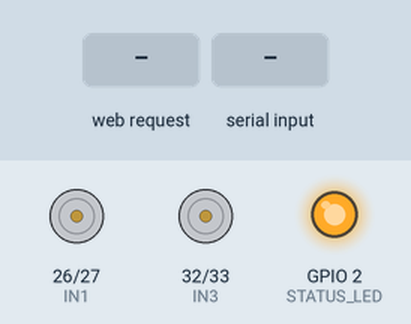
This sketch was run on a simulated ESP32. Shown: motor-driver pin pairs drawn as motors (green arrow = first pin HIGH = forward, orange = second pin HIGH = backward, longer = more drive, scaled by the enable pin), output pins drawn as LEDs (lit = HIGH). The inputs (shaded band) are chosen by the test bench. WiFi joins after 1.5 s; servers stay silent unless stated; what the sketch prints to the serial monitor is not drawn.

Above: at 3.0 s.
3.1 s: HTTP request GET /cmd?c=FORWARD received
At 3.4 s:
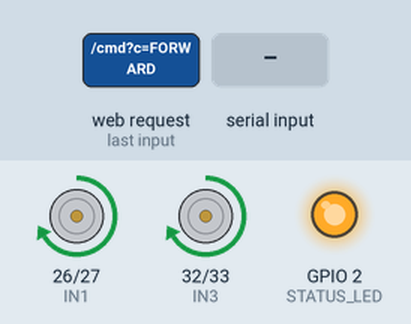
5.6 s: "BACKWARD\n" received over Serial
At 6.4 s:
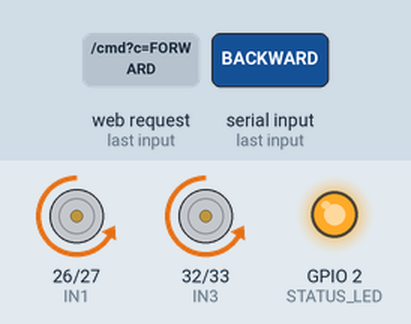
8.1 s: HTTP request GET /cmd?c=LEFT received
At 8.5 s:
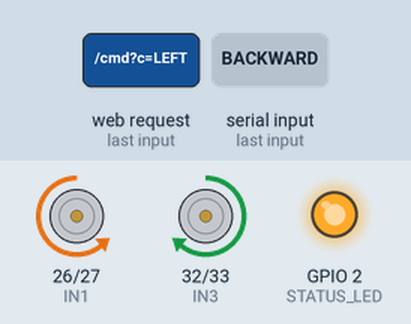
10.6 s: "RIGHT\n" received over Serial
At 11.4 s:
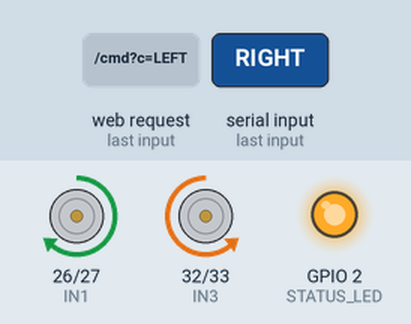
13.1 s: HTTP request GET /cmd?c=BACKWARD received
At 13.5 s:
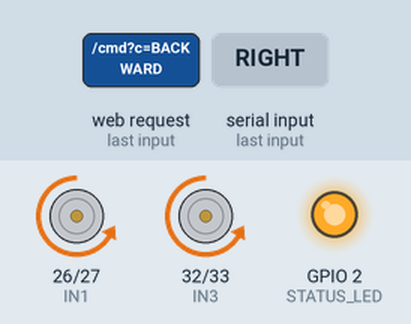
14.6 s: "FORWARD\n" received over Serial
At 16.5 s:
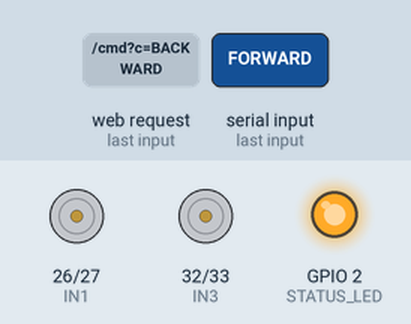
Timing chart, 0 to 17.1 s (numbered marks = the images above; inputs shaded):
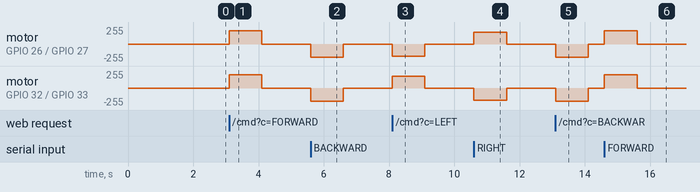

Measured:
- after the input at 3.1 s, motor on GPIO 26 (IN1) / GPIO 27 (IN2), motor on GPIO 32 (IN3) / GPIO 33 (IN4): stopped → forward 200/255 at once, → stopped 1.0 s later
- after the input at 5.6 s, motor on GPIO 26 (IN1) / GPIO 27 (IN2), motor on GPIO 32 (IN3) / GPIO 33 (IN4): stopped → backward 200/255 at once, → stopped 1.0 s later
- after the input at 8.1 s, motor on GPIO 26 (IN1) / GPIO 27 (IN2): stopped → backward 180/255 at once, → stopped 1.0 s later; motor on GPIO 32 (IN3) / GPIO 33 (IN4): stopped → forward 180/255 at once, → stopped 1.0 s later
- after the input at 10.6 s, motor on GPIO 26 (IN1) / GPIO 27 (IN2): stopped → forward 180/255 at once, → stopped 1.0 s later; motor on GPIO 32 (IN3) / GPIO 33 (IN4): stopped → backward 180/255 at once, → stopped 1.0 s later
- after the input at 13.1 s, motor on GPIO 26 (IN1) / GPIO 27 (IN2), motor on GPIO 32 (IN3) / GPIO 33 (IN4): stopped → backward 200/255 at once, → stopped 1.0 s later
- after the input at 14.6 s, motor on GPIO 26 (IN1) / GPIO 27 (IN2), motor on GPIO 32 (IN3) / GPIO 33 (IN4): stopped → forward 200/255 at once, → stopped 1.0 s later

The sketch:

esp32_motor_controller.ino
```cpp
/*
 * ESP32  —  4-Wheel Motor Controller (L298N, Wi-Fi)
 * -------------------------------------------------
 * Joins the same Wi-Fi network as the ESP32-CAM, receives commands over UDP
 * (and answers each one with an ACK), and drives 4 DC motors through one L298N:
 *   - Left  front + left  rear motors in parallel on OUT1 / OUT2  (Motor A)
 *   - Right front + right rear motors in parallel on OUT3 / OUT4  (Motor B)
 *
 * Commands: FORWARD  BACKWARD  LEFT  RIGHT  STOP
 * Other ways to send them (for testing):
 *   - Serial Monitor: type the command and press Enter
 *   - Browser: open http://<ip shown at startup>/  and press the buttons
 *
 * Board: "ESP32 Dev Module"
 *
 * Wiring:
 *   ESP32 GND  ---  L298N GND  ---  Battery (-)
 *
 *   L298N ENA -> GPIO25   (remove the ENA jumper)
 *   L298N IN1 -> GPIO26
 *   L298N IN2 -> GPIO27
 *   L298N IN3 -> GPIO32
 *   L298N IN4 -> GPIO33
 *   L298N ENB -> GPIO14   (remove the ENB jumper)
 */

#include <Arduino.h>
#include <WiFi.h>
#include <WiFiUdp.h>
#include <WebServer.h>

// ---------- settings ----------
const char *WIFI_SSID = "YOUR_WIFI_NAME";      // same network on both boards (2.4 GHz)
const char *WIFI_PASS = "YOUR_WIFI_PASSWORD";
const uint16_t UDP_PORT = 4210;   // must match the ESP32-CAM

// ---- L298N pins ----
#define ENA 25   // left side speed (PWM)
#define IN1 26
#define IN2 27
#define IN3 32
#define IN4 33
#define ENB 14   // right side speed (PWM)

#define STATUS_LED 2   // on-board LED: on = Wi-Fi connected

// ---- tuning ----
#define DRIVE_SPEED 200    // 0..255
#define TURN_SPEED  180    // 0..255
#define MOVE_TIME   1000   // ms each command runs before auto-stop (0 = run until STOP)

WiFiUDP udp;
WebServer server(80);

unsigned long moveStartedAt = 0;
bool moving = false;
bool wifiWasConnected = false;
uint32_t lastSeq = 0;

// ================= motors =================

// dir: +1 forward, -1 backward, 0 stop
void setSide(int pinA, int pinB, int enPin, int dir, int speed) {
  digitalWrite(pinA, dir > 0 ? HIGH : LOW);
  digitalWrite(pinB, dir < 0 ? HIGH : LOW);
  analogWrite(enPin, dir == 0 ? 0 : speed);
}

void drive(int leftDir, int rightDir, int speed) {
  setSide(IN1, IN2, ENA, leftDir,  speed);
  setSide(IN3, IN4, ENB, rightDir, speed);
}

void stopMotors() {
  drive(0, 0, 0);
  moving = false;
}

void forward()  { drive(+1, +1, DRIVE_SPEED); }
void backward() { drive(-1, -1, DRIVE_SPEED); }
void left()     { drive(-1, +1, TURN_SPEED); }   // spin in place to the left
void right()    { drive(+1, -1, TURN_SPEED); }   // spin in place to the right

// Returns false for an unknown command.
bool handleCommand(String cmd, const char *source) {
  cmd.trim();
  cmd.toUpperCase();
  if (cmd.length() == 0) return false;

  Serial.printf("Command: %-8s (from %s)\n", cmd.c_str(), source);

  if      (cmd == "FORWARD")  forward();
  else if (cmd == "BACKWARD") backward();
  else if (cmd == "LEFT")     left();
  else if (cmd == "RIGHT")    right();
  else if (cmd == "STOP")   { stopMotors(); return true; }
  else { Serial.println("  (ignored: unknown command)"); return false; }

  moving = true;
  moveStartedAt = millis();
  return true;
}

// ================= network =================

// Packet format from the ESP32-CAM: "CMD <seq> <COMMAND>"  ->  reply "ACK <seq>"
void handleUdp() {
  int len = udp.parsePacket();
  if (len <= 0) return;

  char buf[64];
  int n = udp.read(buf, sizeof(buf) - 1);
  buf[n > 0 ? n : 0] = '\0';

  uint32_t seq;
  char cmd[16];
  if (sscanf(buf, "CMD %lu %15s", &seq, cmd) != 2) return;   // not for us

  // Always ACK (the camera may have missed our previous ACK) ...
  udp.beginPacket(udp.remoteIP(), udp.remotePort());
  udp.printf("ACK %lu", seq);
  udp.endPacket();

  // ... but run a retried packet only once.
  if (seq == lastSeq) return;
  lastSeq = seq;
  handleCommand(cmd, udp.remoteIP().toString().c_str());
}

const char PAGE[] PROGMEM = R"HTML(<!doctype html><html><head>
<meta name="viewport" content="width=device-width,initial-scale=1">
<title>Motor car</title><style>
body{font-family:sans-serif;text-align:center;background:#111;color:#eee}
.g{display:grid;grid-template-columns:repeat(3,90px);gap:10px;justify-content:center;margin-top:30px}
button{height:90px;font-size:16px;border:0;border-radius:12px;background:#2a6;color:#fff}
#s{background:#c33}
</style></head><body><h2>Motor car</h2><div class="g">
<span></span><button onclick="c('FORWARD')">FORWARD</button><span></span>
<button onclick="c('LEFT')">LEFT</button><button id="s" onclick="c('STOP')">STOP</button><button onclick="c('RIGHT')">RIGHT</button>
<span></span><button onclick="c('BACKWARD')">BACKWARD</button><span></span>
</div><p id="r"></p><script>
function c(x){fetch('/cmd?c='+x).then(r=>r.text()).then(t=>document.getElementById('r').textContent=t)}
</script></body></html>)HTML";

void setupWebServer() {
  server.on("/", []() { server.send_P(200, "text/html", PAGE); });
  server.on("/cmd", []() {
    bool ok = handleCommand(server.arg("c"), "web");
    server.send(ok ? 200 : 400, "text/plain", ok ? "OK " + server.arg("c") : "unknown command");
  });
  server.begin();
}

void checkWiFi() {
  bool connected = WiFi.status() == WL_CONNECTED;
  if (connected && !wifiWasConnected) {
    Serial.printf("Wi-Fi connected, IP: %s   (control page: http://%s/)\n",
                  WiFi.localIP().toString().c_str(), WiFi.localIP().toString().c_str());
  } else if (!connected && wifiWasConnected) {
    Serial.println("Wi-Fi lost -> motors stopped, reconnecting...");
    stopMotors();   // safety: never keep driving without a link
  }
  digitalWrite(STATUS_LED, connected ? HIGH : LOW);
  wifiWasConnected = connected;
}

// ================= main =================

void setup() {
  Serial.begin(115200);
  delay(300);
  Serial.println("\n=== Motor controller ===");

  pinMode(IN1, OUTPUT);
  pinMode(IN2, OUTPUT);
  pinMode(IN3, OUTPUT);
  pinMode(IN4, OUTPUT);
  pinMode(ENA, OUTPUT);
  pinMode(ENB, OUTPUT);
  pinMode(STATUS_LED, OUTPUT);
  stopMotors();

  WiFi.mode(WIFI_STA);
  WiFi.setSleep(false);          // lower latency
  WiFi.setAutoReconnect(true);
  WiFi.begin(WIFI_SSID, WIFI_PASS);
  Serial.printf("Connecting to Wi-Fi \"%s\"", WIFI_SSID);
  unsigned long start = millis();
  while (WiFi.status() != WL_CONNECTED && millis() - start < 20000) {
    delay(500);
    Serial.print(".");
  }
  Serial.println();
  if (WiFi.status() != WL_CONNECTED) {
    Serial.println("Wi-Fi not connected yet (will keep retrying in the background)");
  }

  udp.begin(UDP_PORT);
  setupWebServer();
  checkWiFi();

  Serial.println("Ready. Waiting for commands (QR camera, browser, or Serial Monitor).");
}

void loop() {
  checkWiFi();
  handleUdp();
  server.handleClient();

  if (Serial.available()) {          // manual testing from Serial Monitor
    handleCommand(Serial.readStringUntil('\n'), "serial");
  }

  // Safety: stop after MOVE_TIME so the car doesn't run away.
  if (moving && MOVE_TIME > 0 && millis() - moveStartedAt >= MOVE_TIME) {
    stopMotors();
    Serial.println("Auto-stop");
  }
}
```
